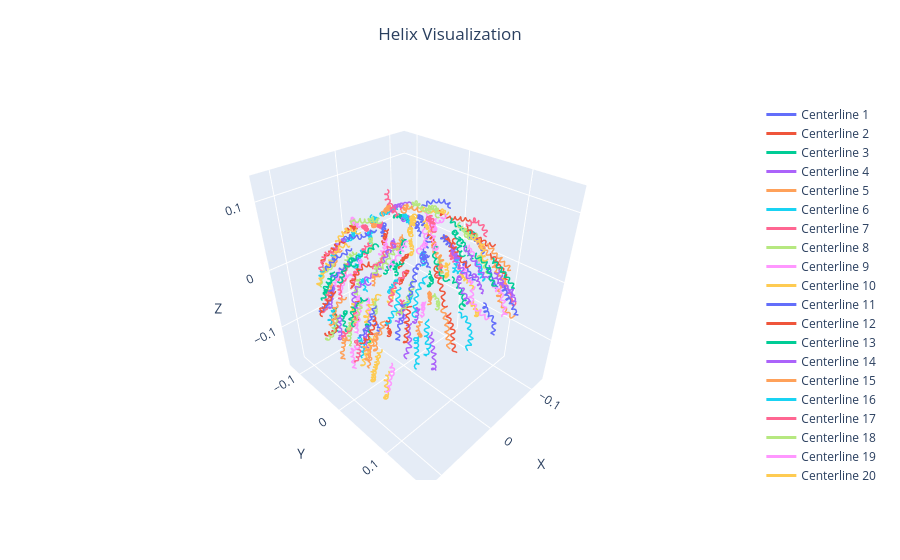

Notebook code cell kept with this figure:
### Code cell
with open("evolved_helices.pkl", "rb") as f:
    evolved_helices = pickle.load(f)

helix_params = []
for helix in evolved_helices[:200]:
    r, n = HelixUtil.propagate(helix)
    helix_params.append((r, n))

plot_helix_plotly(helix_params, show_frames=False, frame_scale=0.2)
